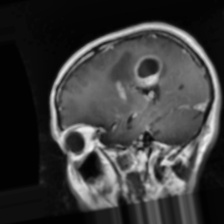
#> input picture Dataset/Training_Preprocess/glioma/Tr-gl_1029_aug_0.jpg, 224 x 224 px, found by its file name; its folder holds only this picture in this run
$ jupyter execute --allow-errors Preprocess_augment.ipynb   (shell and % lines are left out)
#> lines starting #> are read from the running program, lines starting #| are printed output that depends on the picture
# Preprocessing / Filtering

[cell 1]
# Import Libraries
import os
import cv2
import numpy as np
import matplotlib.pyplot as plt

from tensorflow.keras.preprocessing.image import ImageDataGenerator

[cell 2]
# Resize Images
IMG_SIZE = 224

def preprocess_image(img_path):

    # Load image
    img = cv2.imread(img_path)

    # BGR -> RGB
    img = cv2.cvtColor(img, cv2.COLOR_BGR2RGB)

    # Resize
    img = cv2.resize(img, (IMG_SIZE, IMG_SIZE))

    # Gaussian Blur
    img = cv2.GaussianBlur(img, (5,5), 0)

    # CLAHE
    gray = cv2.cvtColor(img, cv2.COLOR_RGB2GRAY)

    clahe = cv2.createCLAHE(
        clipLimit=2.0,
        tileGridSize=(8,8)
    )

    gray = clahe.apply(gray)

    # Convert back to RGB
    img = cv2.cvtColor(
        gray,
        cv2.COLOR_GRAY2RGB
    )

    return img

[cell 3]
# Example preprocessing on a sample image
sample_path = "" #Your img path here

img = cv2.imread(sample_path)
#> (the rest of this cell did not finish here and is left out)

# Data Augmentation

#> (a cell that did not finish here is left out)

# Save Preprocess and Augmented image in new file

[cell 5]
# Save Training_Preprocess file
input_dir = "" #Your dir path here

output_dir = "..\Dataset\Training_Preprocess"

classes = [
    "glioma",
    "meningioma",
    "pituitary",
    "notumor"
]

for class_name in classes:

    os.makedirs(
        os.path.join(output_dir, class_name),
        exist_ok=True
    )

#> (the rest of this cell did not finish here and is left out)

#> in preprocess_image, img is the input picture: shape (224, 224, 3); min 1, max 246, mean 58.2
#> in preprocess_image, `gray = clahe.apply(gray)`:
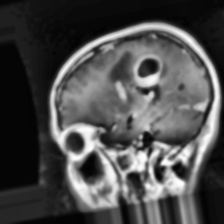
#> gray: shape (224, 224); min 2, max 255, mean 75.7
#> pass 2 of the loop `for class_name in classes:`:
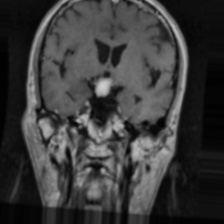
#> input picture Dataset/Training_Preprocess/meningioma/Tr-me_1129_aug_4.jpg, 224 x 224 px, found by its file name
#> in preprocess_image, img is the input picture: shape (224, 224, 3); min 0, max 204, mean 58.4
#> in preprocess_image (call 2), `gray = clahe.apply(gray)`:
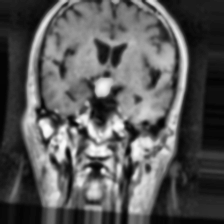
#> gray: shape (224, 224); min 3, max 254, mean 88.2

            preprocessed_name = (
                f"{os.path.splitext(file_name)[0]}_preprocessed.jpg"
            )

            preprocessed_path = os.path.join(
                class_output_path,
                preprocessed_name
            )

            save_img = cv2.cvtColor(
                img,
                cv2.COLOR_RGB2BGR
            )

            cv2.imwrite(
                preprocessed_path,
                save_img
            )

            img_array = np.expand_dims(
                img.astype(np.float32),
                axis=0
            )

            aug_iter = datagen.flow(
                img_array,
                batch_size=1
            )

            for i in range(5):

                batch = next(aug_iter)

                aug_img = batch[0]

                aug_img = np.clip(
                    aug_img,
                    0,
                    255
                ).astype(np.uint8)

                aug_name = (
                    f"{os.path.splitext(file_name)[0]}_aug_{i}.jpg"
                )

                aug_path = os.path.join(
                    class_output_path,
                    aug_name
                )

                aug_img = cv2.cvtColor(
                    aug_img,
                    cv2.COLOR_RGB2BGR
                )

                cv2.imwrite(
                    aug_path,
                    aug_img
                )

        except Exception as e:

            print(f"Error processing {img_path}")
            print(e)

print("DONE")

[cell 6]
# Save Testing_Preprocess file NO AUGMENTATION
input_dir = "" #Your dir path here

output_dir = "..\Dataset\Testing_Preprocess"

classes = [
    "glioma",
    "meningioma",
    "pituitary",
    "notumor"
]

for class_name in classes:

    os.makedirs(
        os.path.join(output_dir, class_name),
        exist_ok=True
    )

#> (the rest of this cell did not finish here and is left out)

#> pass 2 of the loop `for class_name in classes:`:

            preprocessed_name = (
                f"{os.path.splitext(file_name)[0]}_preprocessed.jpg"
            )

            preprocessed_path = os.path.join(
                class_output_path,
                preprocessed_name
            )

            save_img = cv2.cvtColor(
                img,
                cv2.COLOR_RGB2BGR
            )

            cv2.imwrite(
                preprocessed_path,
                save_img
            )

        except Exception as e:

            print(f"Error processing {img_path}")
            print(e)

print("DONE")
